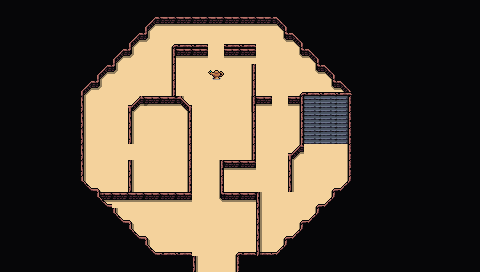

The image is a tile-based game level rendered from a .tmx file. Its description and source (layers, tilesets, objects; grid data summarised) follow:
An orthogonal 30x17 tile map with 16x16 px tiles, 4 tile layers (Background, Ground, Walls Supplementary, Clutter), 2 tilesets and 6 objects.

<map version="1.10" tiledversion="1.10.1" orientation="orthogonal" renderorder="right-down" width="30" height="17" tilewidth="16" tileheight="16" infinite="0" nextlayerid="9" nextobjectid="69">
 <tileset firstgid="1" source="../../tileset/main.tsx" />
 <tileset firstgid="10113" source="../../tileset/buildings.tsx" />
 <layer id="1" name="Background" width="30" height="17">
  <data>[510 cells, 510 non-empty, 3 distinct tile ids]</data>
 </layer>
 <layer id="2" name="Ground" width="30" height="17">
  <data>[510 cells, 364 non-empty, 15 distinct tile ids]</data>
 </layer>
 <layer id="8" name="Walls Supplementary" width="30" height="17">
  <data>[510 cells, 25 non-empty, 5 distinct tile ids]</data>
 </layer>
 <layer id="3" name="Clutter" width="30" height="17">
  <properties>
   <property name="spriteLayer" type="bool" value="true" />
  </properties>
  <data>[510 cells, 28 non-empty, 10 distinct tile ids]</data>
 </layer>
 <objectgroup id="4" name="Objects">
  <object id="38" template="../../obj/entry_up.tx" x="192" y="270.665" width="48" height="16">
   <properties>
    <property name="teleport" value="" />
   </properties>
  </object>
  <object id="50" template="../../obj/enemy.tx" x="155.82" y="124.379">
   <properties>
    <property name="enemy" value="Djinn" />
   </properties>
  </object>
  <object id="65" template="../../obj/treasure.tx" x="228.493" y="187.969" />
  <object id="66" template="../../obj/gold.tx" x="164.873" y="252.007" />
  <object id="67" template="../../obj/enemy.tx" x="208.866" y="47.7002">
   <properties>
    <property name="enemy" value="Djinn" />
   </properties>
  </object>
  <object id="68" template="../../obj/enemy.tx" x="265.893" y="131.904">
   <properties>
    <property name="enemy" value="Djinn" />
   </properties>
  </object>
 </objectgroup>
</map>
